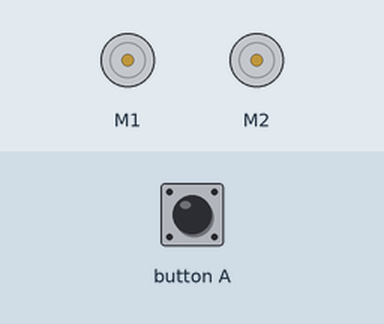
This program was run on a simulated BBC micro:bit (MakeCode). Shown: 2 × DC motor (green arrow = forward, orange = backward, longer = faster). The inputs (shaded band) are chosen by the test bench.

Above: at 1.2 s.
1.3 s: button A pressed for 0.15 s
At 3.2 s:
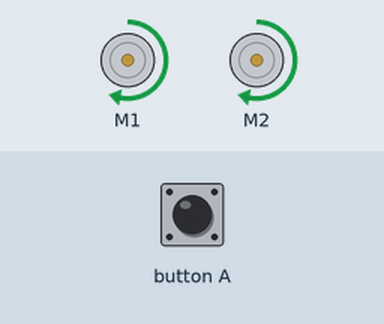
Timing chart, 0 to 5.0 s (numbered marks = the images above; inputs shaded):
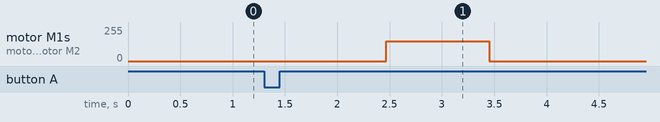

The program:

main.ts
```typescript
input.onButtonPressed(Button.A, function () {
    basic.pause(1000)
    maqueen.motorRun(maqueen.Motors.All, maqueen.Dir.CW, 150)
    basic.pause(1000)
    maqueen.motorRun(maqueen.Motors.All, maqueen.Dir.CW, 0)
})
basic.forever(function () {

})
```

test.ts
```typescript
// les tests vont ici ; cela ne sera pas compilé si ce paquet est utilisé en tant qu'extension.
```

Measured:
- after the input at 1.3 s, motor M1, motor M2: stopped → forward 150/255 after 1.2 s, → stopped 0.98 s later
